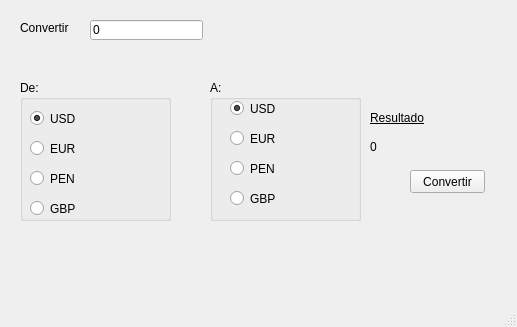
<?xml version="1.0" encoding="UTF-8"?>
<ui version="4.0">
 <class>TipoDeCambio</class>
 <widget class="QMainWindow" name="TipoDeCambio">
  <property name="geometry">
   <rect>
    <x>0</x>
    <y>0</y>
    <width>517</width>
    <height>327</height>
   </rect>
  </property>
  <property name="windowTitle">
   <string>Tipo de cambio</string>
  </property>
  <widget class="QWidget" name="centralwidget">
   <widget class="QLabel" name="lblConvertir">
    <property name="geometry">
     <rect>
      <x>20</x>
      <y>20</y>
      <width>61</width>
      <height>16</height>
     </rect>
    </property>
    <property name="text">
     <string>Convertir</string>
    </property>
   </widget>
   <widget class="QLineEdit" name="leImporte">
    <property name="geometry">
     <rect>
      <x>90</x>
      <y>20</y>
      <width>113</width>
      <height>20</height>
     </rect>
    </property>
    <property name="text">
     <string>0</string>
    </property>
   </widget>
   <widget class="QGroupBox" name="gbDe">
    <property name="geometry">
     <rect>
      <x>20</x>
      <y>80</y>
      <width>151</width>
      <height>141</height>
     </rect>
    </property>
    <property name="title">
     <string>De:</string>
    </property>
    <widget class="QRadioButton" name="rbDeUSD">
     <property name="geometry">
      <rect>
       <x>10</x>
       <y>30</y>
       <width>82</width>
       <height>17</height>
      </rect>
     </property>
     <property name="text">
      <string>USD</string>
     </property>
     <property name="checked">
      <bool>true</bool>
     </property>
    </widget>
    <widget class="QRadioButton" name="rbDeEUR">
     <property name="geometry">
      <rect>
       <x>10</x>
       <y>60</y>
       <width>82</width>
       <height>17</height>
      </rect>
     </property>
     <property name="text">
      <string>EUR</string>
     </property>
    </widget>
    <widget class="QRadioButton" name="rbDePEN">
     <property name="geometry">
      <rect>
       <x>10</x>
       <y>90</y>
       <width>82</width>
       <height>17</height>
      </rect>
     </property>
     <property name="text">
      <string>PEN</string>
     </property>
    </widget>
    <widget class="QRadioButton" name="rbDeGBP">
     <property name="geometry">
      <rect>
       <x>10</x>
       <y>120</y>
       <width>82</width>
       <height>17</height>
      </rect>
     </property>
     <property name="text">
      <string>GBP</string>
     </property>
    </widget>
   </widget>
   <widget class="QGroupBox" name="gbA">
    <property name="geometry">
     <rect>
      <x>210</x>
      <y>80</y>
      <width>151</width>
      <height>141</height>
     </rect>
    </property>
    <property name="title">
     <string>A:</string>
    </property>
    <widget class="QRadioButton" name="rbAUSD">
     <property name="geometry">
      <rect>
       <x>20</x>
       <y>20</y>
       <width>82</width>
       <height>17</height>
      </rect>
     </property>
     <property name="text">
      <string>USD</string>
     </property>
     <property name="checked">
      <bool>true</bool>
     </property>
    </widget>
    <widget class="QRadioButton" name="rbAEUR">
     <property name="geometry">
      <rect>
       <x>20</x>
       <y>50</y>
       <width>82</width>
       <height>17</height>
      </rect>
     </property>
     <property name="text">
      <string>EUR</string>
     </property>
    </widget>
    <widget class="QRadioButton" name="rbAPEN">
     <property name="geometry">
      <rect>
       <x>20</x>
       <y>80</y>
       <width>82</width>
       <height>17</height>
      </rect>
     </property>
     <property name="text">
      <string>PEN</string>
     </property>
    </widget>
    <widget class="QRadioButton" name="rbAGBP">
     <property name="geometry">
      <rect>
       <x>20</x>
       <y>110</y>
       <width>82</width>
       <height>17</height>
      </rect>
     </property>
     <property name="text">
      <string>GBP</string>
     </property>
    </widget>
   </widget>
   <widget class="QLabel" name="lblResultado">
    <property name="geometry">
     <rect>
      <x>370</x>
      <y>110</y>
      <width>61</width>
      <height>16</height>
     </rect>
    </property>
    <property name="font">
     <font>
      <underline>true</underline>
     </font>
    </property>
    <property name="text">
     <string>Resultado</string>
    </property>
   </widget>
   <widget class="QLabel" name="lblCambio">
    <property name="geometry">
     <rect>
      <x>370</x>
      <y>140</y>
      <width>47</width>
      <height>13</height>
     </rect>
    </property>
    <property name="text">
     <string>0</string>
    </property>
   </widget>
   <widget class="QPushButton" name="pbTipoCambio">
    <property name="geometry">
     <rect>
      <x>410</x>
      <y>170</y>
      <width>75</width>
      <height>23</height>
     </rect>
    </property>
    <property name="text">
     <string>Convertir</string>
    </property>
   </widget>
  </widget>
  <widget class="QMenuBar" name="menubar">
   <property name="geometry">
    <rect>
     <x>0</x>
     <y>0</y>
     <width>517</width>
     <height>21</height>
    </rect>
   </property>
  </widget>
  <widget class="QStatusBar" name="statusbar"/>
 </widget>
 <resources/>
 <connections/>
</ui>
